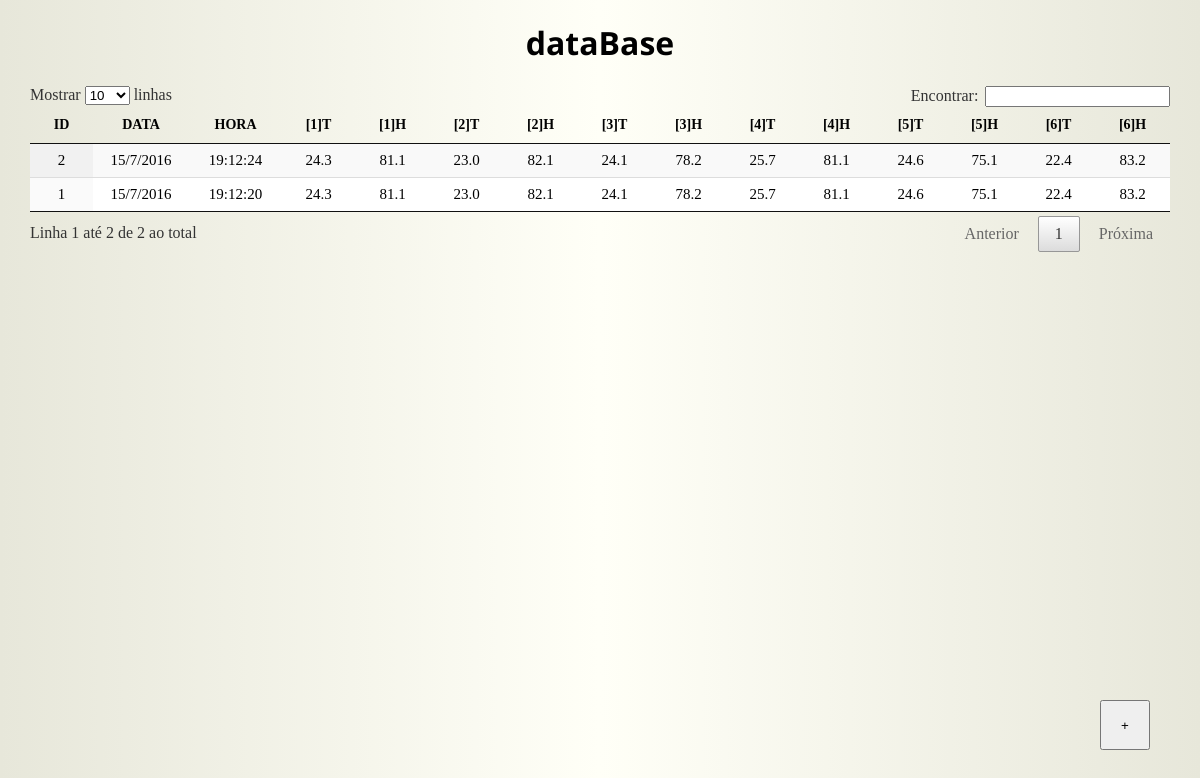
The page / on the database its author committed.
### tables this page shows
CREATE TABLE IF NOT EXISTS `tb_data` (
  `id` int(11) NOT NULL AUTO_INCREMENT,
  `data` varchar(45) NOT NULL,
  `hora` varchar(45) NOT NULL,
  `t1` varchar(45) NOT NULL,
  `h1` varchar(45) NOT NULL,
  `t2` varchar(45) NOT NULL,
  `h2` varchar(45) NOT NULL,
  `t3` varchar(45) NOT NULL,
  `h3` varchar(45) NOT NULL,
  `t4` varchar(45) NOT NULL,
  `h4` varchar(45) NOT NULL,
  `t5` varchar(45) NOT NULL,
  `h5` varchar(45) NOT NULL,
  `t6` varchar(45) NOT NULL,
  `h6` varchar(45) NOT NULL,
  PRIMARY KEY (`id`)
);

### php/select.php (the view)
<?php
    require_once("conexao.php");
	     $acao = "SELECT * FROM tb_data ORDER BY id DESC LIMIT 100";
	$resultado = mysqli_query($conexao,$acao);
    while( $coluna=mysqli_fetch_array($resultado,MYSQLI_NUM) ){
		echo "<tr>
				<td>".$coluna[0]."</td>
				<td>".$coluna[1]."</td> <td>".$coluna[2]."</td>
				<td>".$coluna[3]."</td> <td>".$coluna[4]."</td>
				<td>".$coluna[5]."</td> <td>".$coluna[6]."</td>
				<td>".$coluna[7]."</td> <td>".$coluna[8]."</td>
				<td>".$coluna[9]."</td> <td>".$coluna[10]."</td>
				<td>".$coluna[11]."</td><td>".$coluna[12]."</td>
				<td>".$coluna[13]."</td><td>".$coluna[14]."</td>
			</tr>";
    }
?>

### index.php (shortened to what this page needs)
<!DOCTYPE html>
<html lang="pt-BR">
	<head>
		<link type="text/css"	rel="stylesheet"	href="css/estilo.css">
		<link type="text/css"	rel="stylesheet"	href="css/jquery.dataTables.min.css">
	</head>
	<body>
	    <header>
		    <h1>dataBase</h1>
		</header>
		<article>
		    <table id="tabela" class="display" cellspacing="0" width="100%">
			    <thead>
				    <tr class="tituloColuna">
				        <th>Id</th>
				        <th>Data</th>
				        <th>Hora</th>
				        <th>[1]T</th>
				        <th>[1]H</th>
						<th>[2]T</th>
				        <th>[2]H</th>
				        <th>[3]T</th>
				        <th>[3]H</th>
						<th>[4]T</th>
				        <th>[4]H</th>
				        <th>[5]T</th>
				        <th>[5]H</th>
						<th>[6]T</th>
				        <th>[6]H</th>
				    </tr>
			    </thead>
			    <tbody>
				    <?php include("php/select.php"); ?>
			    </tbody>
            </table>
		</article>
        <button id="botao">+</button>
	</body>
</html>

### css/estilo.css (style rules this page uses)
html, body { margin: 0; padding: 0; border: 0; background: linear-gradient(to right,#E7E7DA,#FFFFF7, #E7E7DA); }
header, article { left: 0; right: 0; margin: auto; margin-top: 20px; width: 95%; text-align: center; }
header { font-family: 'Open Sans', sans-serif; }
.tituloColuna th { text-transform: uppercase; font-size: 14px; }
tbody tr td { font-size: 15px; }
#botao { position: absolute; bottom: 50px; right: 50px; width: 50px; height: 50px; cursor: pointer; }

### rows shown on the page
tb_data: id "2", data "15/7/2016", hora "19:12:24", t1 "24.3", h1 "81.1", t2 "23.0", h2 "82.1", t3 "24.1", h3 "78.2", t4 "25.7", h4 "81.1", t5 "24.6", h5 "75.1", t6 "22.4", h6 "83.2"
tb_data: id "1", data "15/7/2016", hora "19:12:20", t1 "24.3", h1 "81.1", t2 "23.0", h2 "82.1", t3 "24.1", h3 "78.2", t4 "25.7", h4 "81.1", t5 "24.6", h5 "75.1", t6 "22.4", h6 "83.2"
